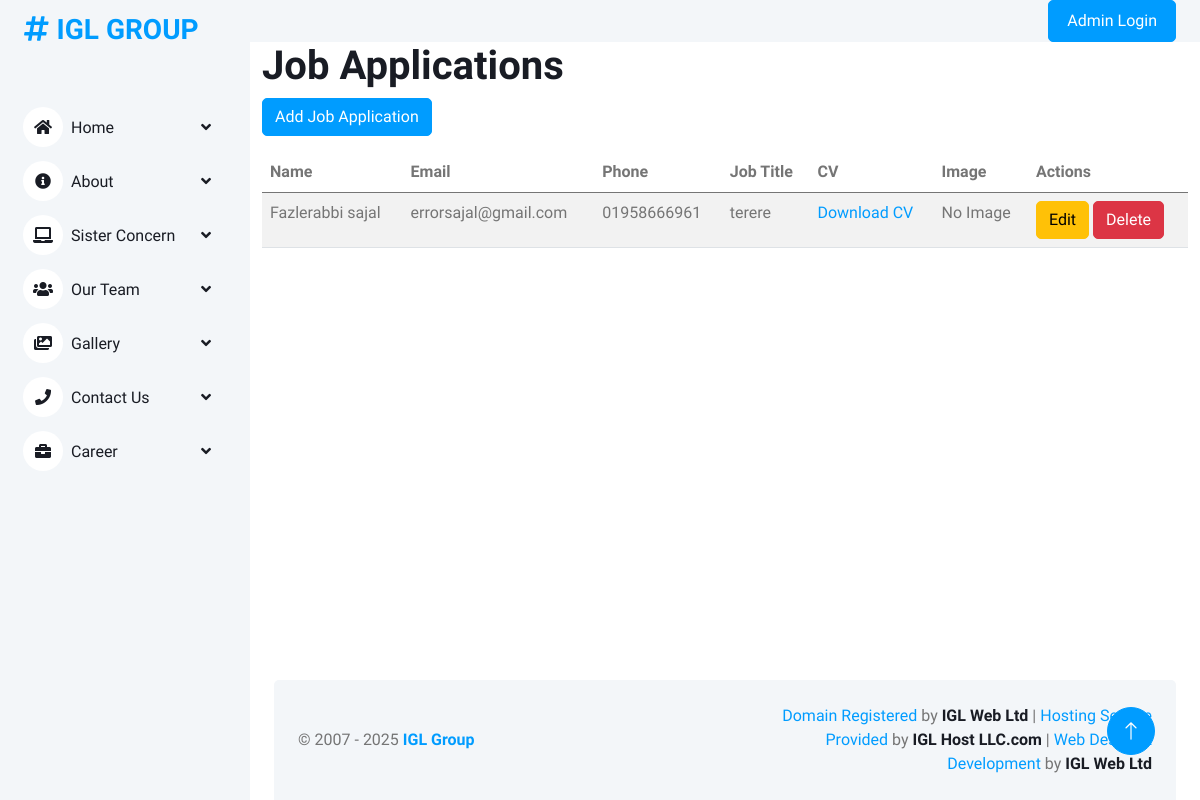
The app's page /job-applications/, older data.
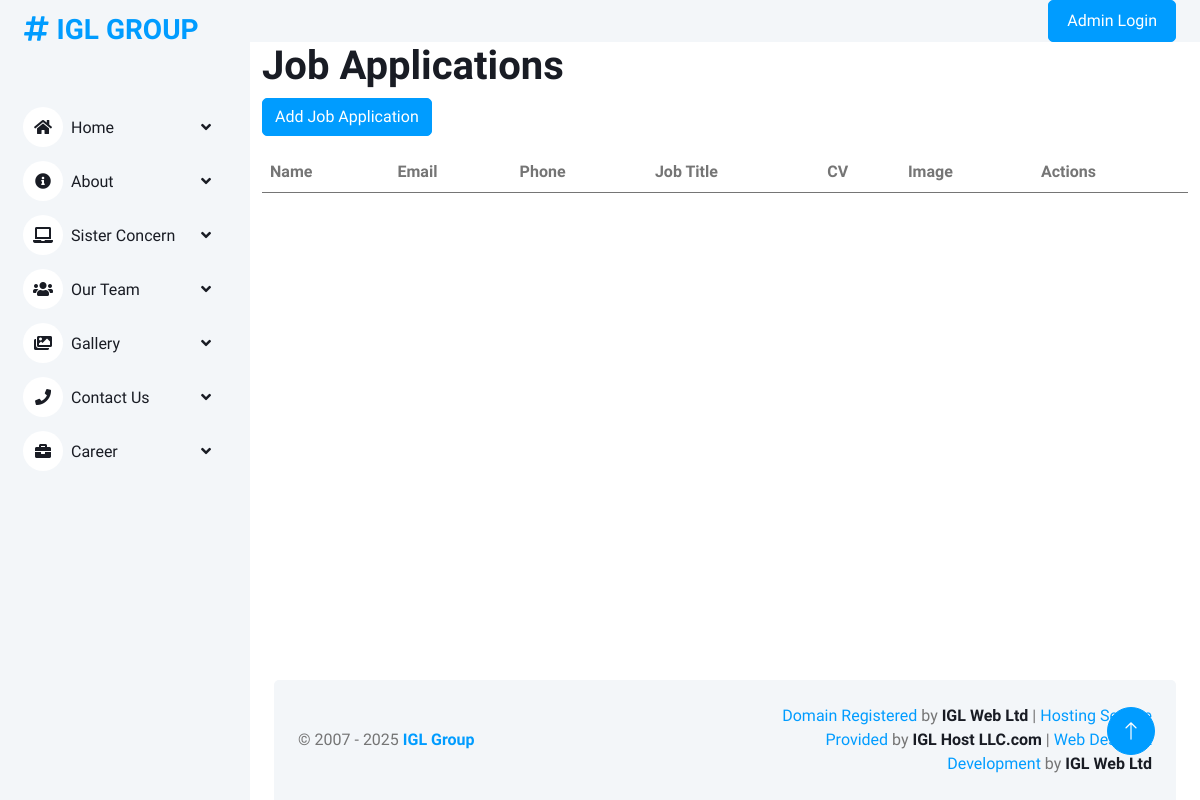
The same page, newer data.
### igl/models.py (models this page shows, shortened)
class JobApplication(models.Model):
    job = models.ForeignKey(JobPosting, on_delete=models.CASCADE, related_name='applications')
    location = models.CharField(max_length=100, editable=False, default='dhaka')
    department = models.CharField(max_length=50, editable=False, default='IT')  # Auto-filled from job posting
    gender = models.CharField(max_length=10, choices=[('male', 'Male'), ('female', 'Female'), ('others', 'Others')], default='Male')
    name = models.CharField(max_length=100)
    email = models.EmailField(max_length=100)
    phone = models.CharField(max_length=20)
    cv = models.FileField(upload_to='cvs/')
    linkedin_url = models.URLField(blank=True)
    portfolio_url = models.URLField(blank=True)
    applied_date = models.DateTimeField(auto_now_add=True)
    image = models.ImageField(upload_to='images/', blank=True, null=True)

class JobPosting(models.Model):
    LOCATION_CHOICES = [
        ('dhaka', 'Dhaka'),
        ('chittagong', 'Chittagong'),
    ]
    DEPARTMENT_CHOICES = [
        ('IT', 'IT'),
        ('SEO', 'SEO'),
        ('SOFTWARE', 'Software'),
        ('TELESALES', 'Telesales'),
        ('HR', 'HR'),
        ('ACCOUNTS', 'Accounts'),
    ]
    title = models.CharField(max_length=200)
    short_description = RichTextField(max_length=200)
    full_description = RichTextField(max_length=5000)
    location = models.CharField(max_length=100, choices=LOCATION_CHOICES, default="dhaka")
    department = models.CharField(max_length=50, choices=DEPARTMENT_CHOICES, default="IT")  # Department field
    job_type = models.CharField(
        max_length=50,
        choices=[
            ('full-time', 'Full Time'),
            ('part-time', 'Part Time'),
            ('contract', 'Contract'),
        ]
    )
    salary = models.CharField(max_length=100, null=True, help_text="Specify salary range (e.g., 30,000 - 50,000 BDT)")
    posted_date = models.DateTimeField(auto_now_add=True)
    deadline = models.DateField()
    is_active = models.BooleanField(default=True)

### igl/admin_views.py (the view)
# urls.py: path('job-applications/', admin_views.job_application_list, name='job_application_list'),
def job_application_list(request):
    applications = JobApplication.objects.all()
    jobs = JobPosting.objects.all()
    return render(request, 'backend/job_application_list.html', {'applications': applications, 'jobs': jobs})

### igl/context_processors.py (called while the page is built)
def global_context(request):
    logo = Logo.objects.filter(is_active=True).first()
    menus = NavMenu.objects.filter(is_active=True)
    sister_concerns = SisterConcern.objects.all()
    footer_sister_concerns = SisterConcern.objects.values('title', 'link')  # Get only title and link fields
    footer_sister_concerns = list(footer_sister_concerns)  # Convert queryset to list of dictionaries
    mid_point = len(footer_sister_concerns) // 2  # Find the middle point
    column1 = footer_sister_concerns[:mid_point]  # First half for column1
    column2 = footer_sister_concerns[mid_point:]  # Second half for column2
    return {
        'logo': logo,
        'menus': menus,
        'sister_concerns': sister_concerns,
        'column1': column1,  # Added for footer
        'column2': column2,  # Added for footer
    }

### igl/templates/backend/job_application_list.html (shortened to what this page needs)
{% extends 'backend/base.html' %}
{% block content %}
<div class="container">
    <h1>Job Applications</h1>
    <button type="button" class="btn btn-primary mb-3" data-bs-toggle="modal" data-bs-target="#addApplicationModal">
        Add Job Application
    </button>
    <table class="table table-striped">
        <thead>
            <tr>
                <th>Name</th>
                <th>Email</th>
                <th>Phone</th>
                <th>Job Title</th>
                <th>CV</th>
                <th>Image</th>
                <th>Actions</th>
            </tr>
        </thead>
        <tbody>
            {% for application in applications %}
            <tr>
                <td>{{ application.name }}</td>
                <td>{{ application.email }}</td>
                <td>{{ application.phone }}</td>
                <td>{{ application.job.title }}</td>
                <td><a href="{{ application.cv.url }}" target="_blank">Download CV</a></td>
                <td>
                    {% if application.image %}
                        <img src="{{ application.image.url }}" width="50" height="50" alt="Profile Image">
                    {% else %}
                        No Image
                    {% endif %}
                </td>
                <td>
                    <button class="btn btn-warning" onclick="editApplication({{ application.id }})" data-bs-toggle="modal" data-bs-target="#editApplicationModal">Edit</button>
                    <button class="btn btn-danger" onclick="deleteApplication({{ application.id }})">Delete</button>
                </td>
            </tr>
            {% endfor %}
        </tbody>
    </table>
</div>
{% endblock %}

Row changes from the older to the newer data that the page shows:
removed JobApplication: name "Fazlerabbi sajal", email "errorsajal@gmail.com", phone "01958666961", job "terere", image "No Image"
